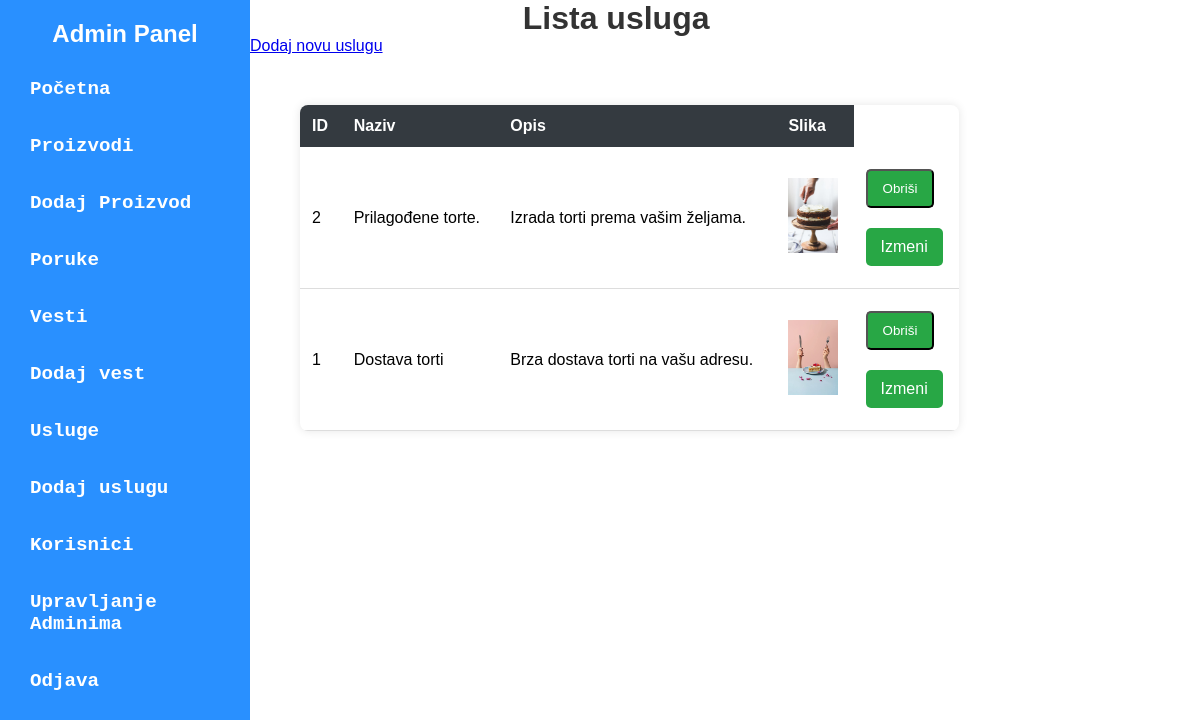
The page /admin/admin-dashboard.php?page=usluge on the database as committed earlier.
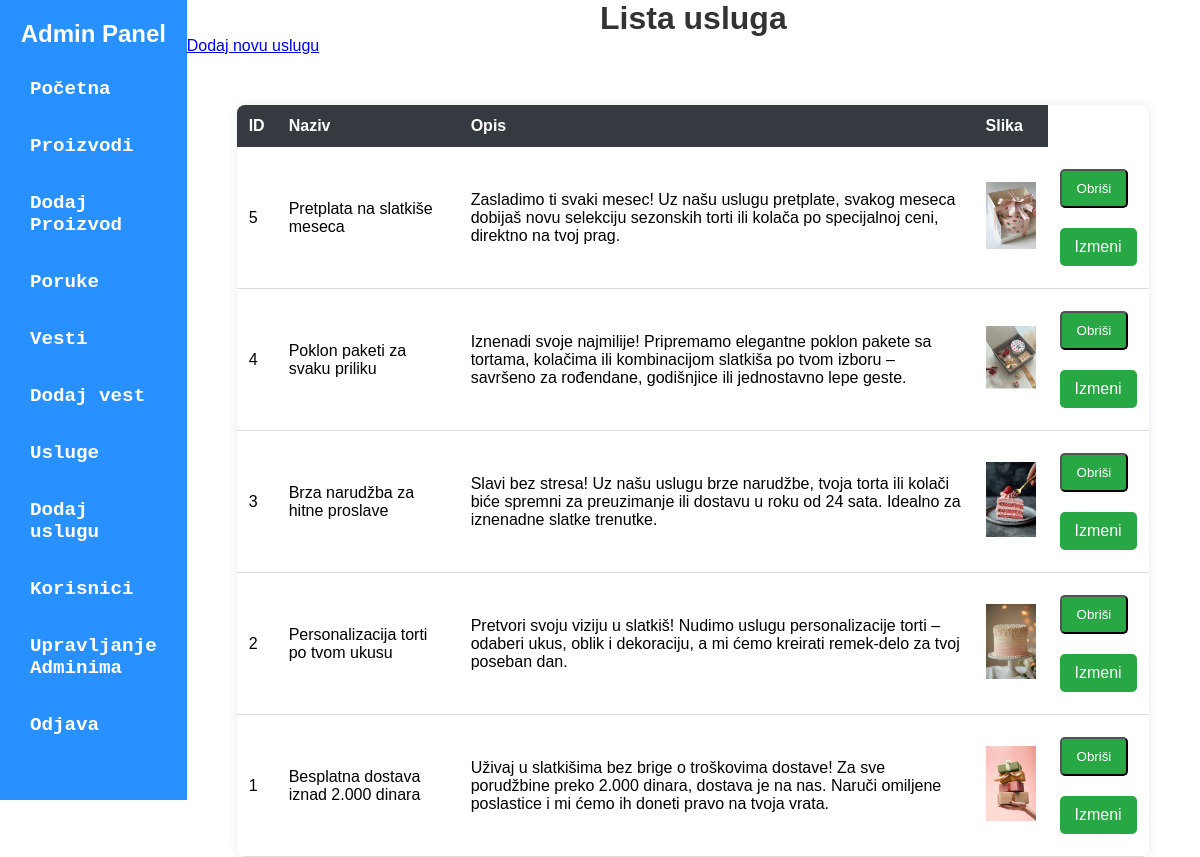
The same page on the database as committed later.
### tables this page shows
CREATE TABLE `usluge` (
  `id` int(11) NOT NULL,
  `naziv` varchar(128) NOT NULL,
  `opis` varchar(255) NOT NULL,
  `slika` varchar(255) NOT NULL,
  `created_at` timestamp NOT NULL DEFAULT current_timestamp()
);

### admin/model/UslugaModel.php (called while the page is built)
<?php
$query = "SELECT * FROM usluge ORDER BY id DESC";
$query_run = mysqli_query($con, $query);
if ($query_run && mysqli_num_rows($query_run) > 0) {
    $usluge = mysqli_fetch_all($query_run, MYSQLI_ASSOC);
} else {
    die("Greška: Nema poruka.");
}
?>

### admin/view/usluge.php (the view, shortened to what this page needs)
<!DOCTYPE html>
<html lang="sr">
<head>
    <link rel="stylesheet" href="./public/table-style.css">
    <link rel="stylesheet" href="./public/pop-up.css">
</head>
<body>
    <h1>Lista usluga</h1>
    <a id="dodajUslugu" href="admin-dashboard.php?page=dodajUslugu">Dodaj novu uslugu</a>
    <table >
        <tr>
            <th>ID</th>
            <th>Naziv</th>
            <th>Opis</th>
            <th>Slika</th>
        </tr>
        <?php foreach ($usluge as $usluga): ?>
        <tr>
            <td><?= ($usluga['id']) ?></td>
            <td><?= ($usluga['naziv']) ?></td>
            <td><?= ($usluga['opis']) ?></td>
            <td><img src="../public/slike/<?= ($usluga['slika']) ?>" width="50"></td>
            <td>
                <form method="POST" action="./model/delete-uslugu.php" id="deleteForm<?=$usluga['id']?>">
                    <button type="button" onclick="deletePop(<?=$usluga['id']?> )" id="dugme">Obriši</button>
                </form>
                <a id="dugme" href="/Poslasticarnica/admin/view/editUslugu.php?id=<?= $usluga['id'] ?>">Izmeni</a>
            </td>
        </tr>
        <?php endforeach; ?>
    </table>
</body>
</html>

Rows that differ between the two databases and show on the page:
added usluge: id "5", naziv "Pretplata na slatkiše meseca", opis "Zasladimo ti svaki mesec! Uz našu uslugu pretplate, svakog meseca dobijaš novu selekciju sezonskih torti ili kolača po specijalnoj ceni, direktno na tvoj prag.", slika (picture)
added usluge: id "4", naziv "Poklon paketi za svaku priliku", opis "Iznenadi svoje najmilije! Pripremamo elegantne poklon pakete sa tortama, kolačima ili kombinacijom slatkiša po tvom izboru – savršeno za rođendane, godišnjice ili jednostavno lepe geste.", slika (picture)
added usluge: id "3", naziv "Brza narudžba za hitne proslave", opis "Slavi bez stresa! Uz našu uslugu brze narudžbe, tvoja torta ili kolači biće spremni za preuzimanje ili dostavu u roku od 24 sata. Idealno za iznenadne slatke trenutke.", slika (picture)
changed usluge id 2: naziv "Prilagođene torte." → "Personalizacija torti po tvom ukusu"; opis "Izrada torti prema vašim željama." → "Pretvori svoju viziju u slatkiš! Nudimo uslugu personalizacije torti – odaberi ukus, oblik i dekoraciju, a mi ćemo kreirati remek-delo za tvoj poseban dan."; slika: a different picture
changed usluge id 1: naziv "Dostava torti" → "Besplatna dostava iznad 2.000 dinara"; opis "Brza dostava torti na vašu adresu." → "Uživaj u slatkišima bez brige o troškovima dostave! Za sve porudžbine preko 2.000 dinara, dostava je na nas. Naruči omiljene poslastice i mi ćemo ih doneti pravo na tvoja vrata."; slika: a different picture
